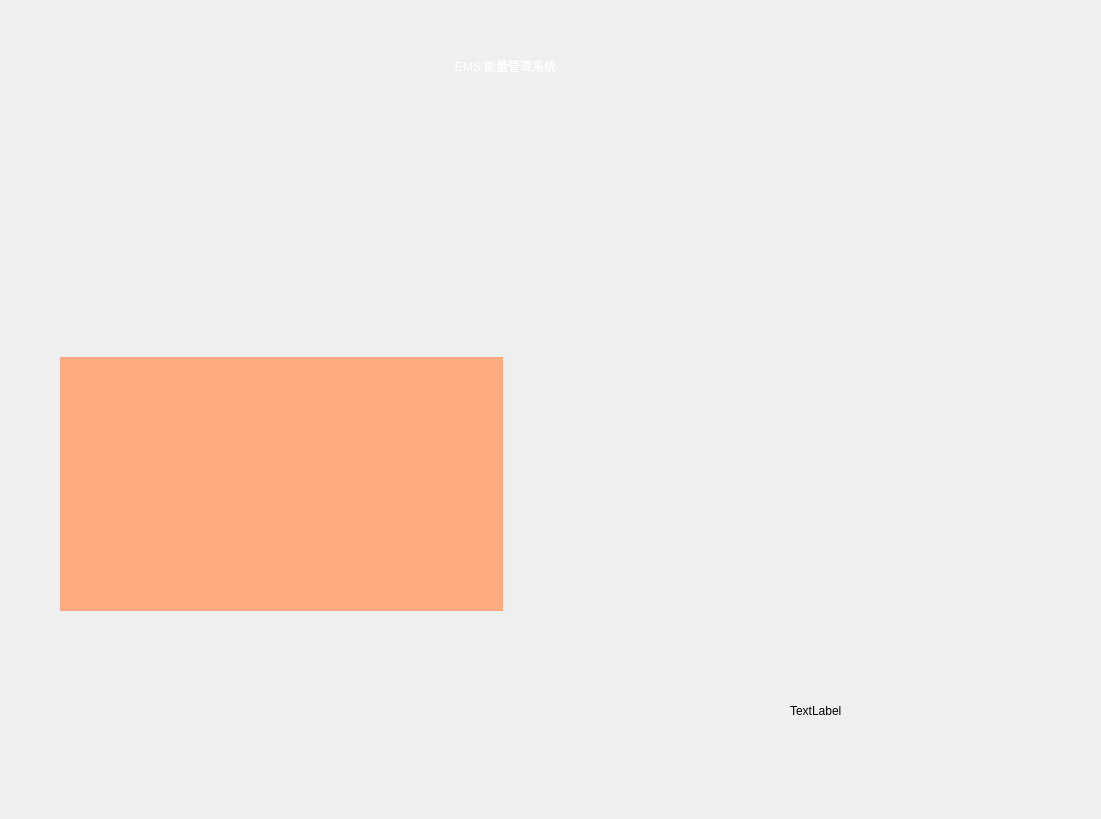
<?xml version="1.0" encoding="UTF-8"?>
<ui version="4.0">
 <class>Form</class>
 <widget class="QWidget" name="Form">
  <property name="geometry">
   <rect>
    <x>0</x>
    <y>0</y>
    <width>1101</width>
    <height>819</height>
   </rect>
  </property>
  <property name="windowTitle">
   <string>Form</string>
  </property>
  <property name="styleSheet">
   <string notr="true">font: 20pt &quot;Microsoft YaHei&quot;;
</string>
  </property>
  <widget class="QWidget" name="layoutWidget">
   <property name="geometry">
    <rect>
     <x>60</x>
     <y>40</y>
     <width>891</width>
     <height>571</height>
    </rect>
   </property>
   <layout class="QVBoxLayout" name="layout" stretch="1,10">
    <item>
     <widget class="QLabel" name="label">
      <property name="styleSheet">
       <string notr="true">color:white;</string>
      </property>
      <property name="text">
       <string>EMS 能量管理系统</string>
      </property>
      <property name="alignment">
       <set>Qt::AlignCenter</set>
      </property>
     </widget>
    </item>
    <item>
     <layout class="QVBoxLayout" name="verticalLayout">
      <item>
       <layout class="QHBoxLayout" name="horizontalLayout">
        <item>
         <widget class="QWidget" name="WIND" native="true"/>
        </item>
        <item>
         <widget class="QWidget" name="SOLAR" native="true">
          <property name="enabled">
           <bool>true</bool>
          </property>
          <property name="styleSheet">
           <string notr="true"/>
          </property>
         </widget>
        </item>
       </layout>
      </item>
      <item>
       <layout class="QHBoxLayout" name="horizontalLayout_2">
        <item>
         <widget class="QWidget" name="EV" native="true">
          <property name="styleSheet">
           <string notr="true">background-color: rgb(255, 170, 127);</string>
          </property>
         </widget>
        </item>
        <item>
         <widget class="QWidget" name="LOAD" native="true"/>
        </item>
       </layout>
      </item>
     </layout>
    </item>
   </layout>
  </widget>
  <widget class="QWidget" name="">
   <property name="geometry">
    <rect>
     <x>790</x>
     <y>620</y>
     <width>139</width>
     <height>181</height>
    </rect>
   </property>
   <layout class="QVBoxLayout" name="layout111">
    <item>
     <widget class="QLabel" name="label_2">
      <property name="text">
       <string>TextLabel</string>
      </property>
     </widget>
    </item>
   </layout>
  </widget>
 </widget>
 <resources/>
 <connections/>
</ui>
